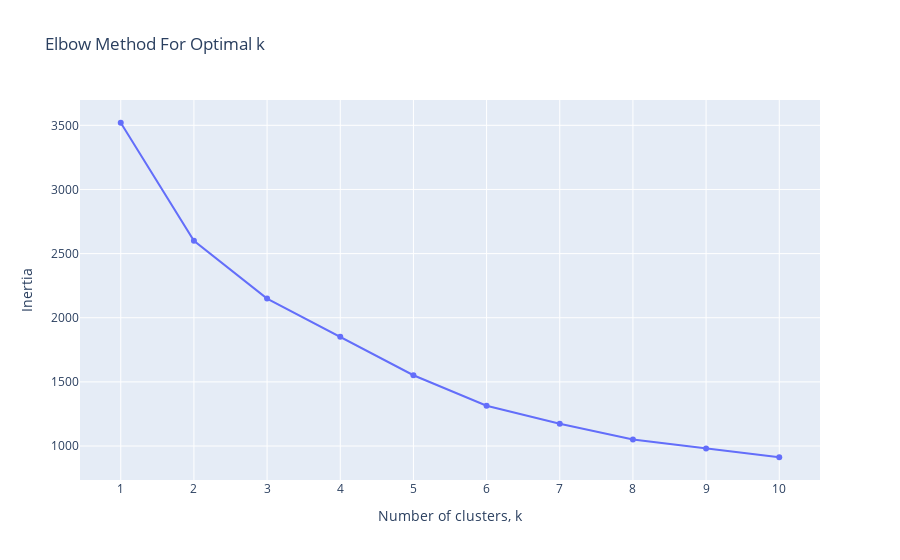

This figure's notebook cell:
### Markdown cell above
#### Plot Elbow Method for K-Means clustering

### Code cell
inertias = []
range_of_clusters = range(1, 11)
for k in range_of_clusters:
    model = KMeans(n_clusters=k, random_state=42, n_init=20)
    model.fit(customers_scale_kmeans)
    inertias.append(model.inertia_)

# plot k 
import plotly.graph_objects as go
fig = go.Figure()
fig.add_trace(go.Scatter(x=list(range_of_clusters), y=inertias, mode='lines+markers', name='Inertia'))
fig.update_layout(title='Elbow Method For Optimal k',
                  xaxis_title='Number of clusters, k',
                  yaxis_title='Inertia',
                  xaxis=dict(tickmode='array', tickvals=list(range_of_clusters)))
fig.show()

### Figure 1 — Plotly figure (JSON) as saved in the notebook; plotly's stock layout.template omitted (floating-point values rounded to 4 significant figures)
{"data": [{"mode": "lines+markers", "name": "Inertia", "type": "scatter", "x": [1, 2, 3, 4, 5, 6, 7, 8, 9, 10], "y": [3520, 2599.0, 2149.0, 1851.0, 1552.0, 1314.0, 1174.0, 1051.0, 979.8, 912.5]}], "layout": {"title": {"text": "Elbow Method For Optimal k"}, "xaxis": {"tickmode": "array", "tickvals": [1, 2, 3, 4, 5, 6, 7, 8, 9, 10], "title": {"text": "Number of clusters, k"}}, "yaxis": {"title": {"text": "Inertia"}}}}
